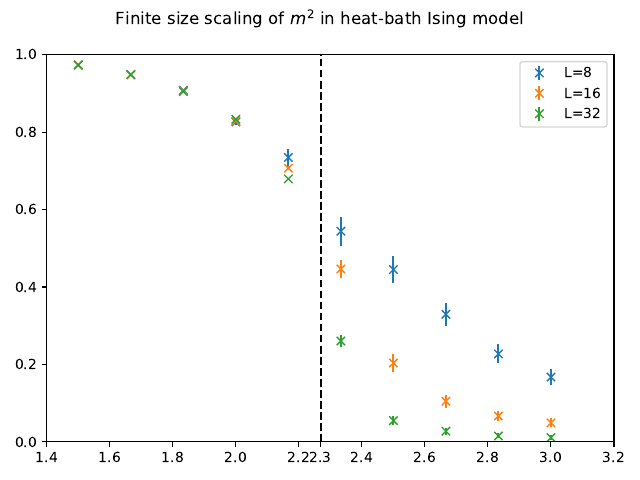

This figure's Python source:
import matplotlib.pyplot as plt
from matplotlib.ticker import FormatStrFormatter
import pandas as pd
import numpy as np
from os.path import abspath, dirname, join

l8 = pd.read_csv("Monte_Carlo_Ising_Importance_L8.csv")
l16 = pd.read_csv("Monte_Carlo_Ising_Importance_L16.csv")
l32 = pd.read_csv("Monte_Carlo_Ising_Importance_L32.csv")

fig, ax = plt.subplots(sharey=True, tight_layout=True)
fig.suptitle("Finite size scaling of $m^2$ in heat-bath Ising model")

ax.errorbar(
    l8["T"].to_numpy(),
    l8["msquared"].to_numpy(),
    yerr=l8["err"].to_numpy(),
    fmt="x",
    label="L=8",
)

ax.errorbar(
    l16["T"].to_numpy(),
    l16["msquared"].to_numpy(),
    yerr=l16["err"].to_numpy(),
    fmt="x",
    label="L=16",
)

ax.errorbar(
    l32["T"].to_numpy(),
    l32["msquared"].to_numpy(),
    yerr=l32["err"].to_numpy(),
    fmt="x",
    label="L=32",
)

ax.legend()
ax.set_ylim((0.0, 1.0))

# Plot vertical line for kBTc.
ax.vlines(2 / np.log(np.sqrt(2) + 1), 0, 1, "k", "dashed")

xt = ax.get_xticks()
xt = np.append(xt, 2 / np.log(np.sqrt(2) + 1))

ax.set_xticks(xt)
ax.xaxis.set_major_formatter(FormatStrFormatter("%.1f"))

path = join(dirname(abspath(__file__)), "hw06_plot.pdf")

fig.savefig(path)
